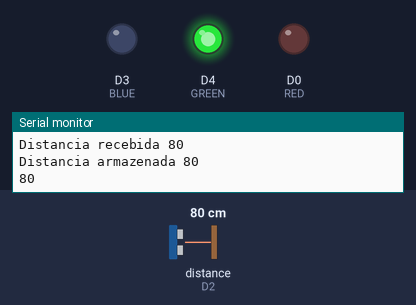
A sketch run on a simulated ESP8266 (NodeMCU). On the bench: output pins drawn as LEDs (lit = HIGH), the last lines printed to the serial monitor. The test bench sets the inputs (shaded band); at power-on: distance to the obstacle (sensor on D2) 80 cm. WiFi joins after 1.5 s; servers stay silent unless stated; no MQTT or app messages arrive unless stated.

Above: at 2.7 s.
2.8 s: distance to the obstacle (sensor on D2) set to 23 cm
4.7 s: distance to the obstacle (sensor on D2) set to 18 cm
At 6.8 s:
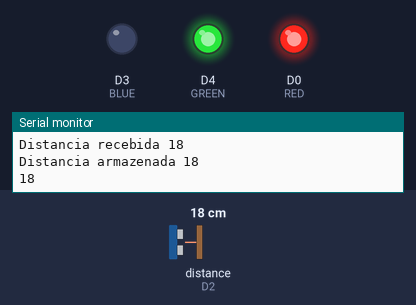
7.1 s: distance to the obstacle (sensor on D2) set to 12 cm
8.8 s: distance to the obstacle (sensor on D2) set to 9 cm
At 10.4 s:
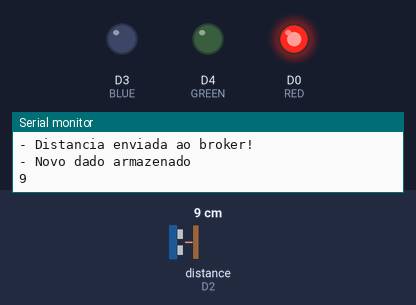
11.1 s: distance to the obstacle (sensor on D2) set to 35 cm
At 12.2 s:
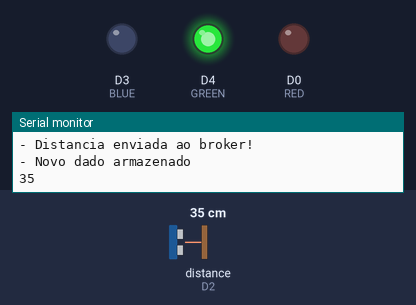
13.1 s: distance to the obstacle (sensor on D2) set to 2 cm
At 14.0 s:
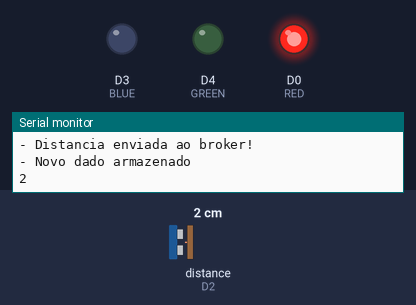
Timing chart, 0 to 16.1 s (numbered marks = the images above; inputs shaded):
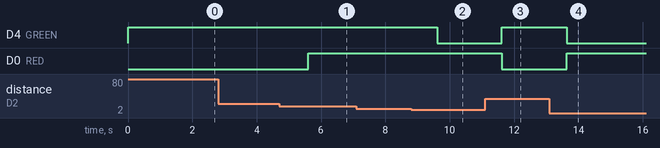

The sketch:

MQTT_server.ino
```cpp
#include <ESP8266WiFi.h> // Importa a Biblioteca ESP8266WiFi
#include <PubSubClient.h> // Importa a Biblioteca PubSubClient
#include <Ultrasonic.h>

Ultrasonic ultrasonic(5, 4);
long distancia;

#define TOPICO_PUBLISH   "MQTTReceiveDistance"    //tópico MQTT de envio de informações para Broker

#define ID_MQTT  "HomeAut"

int lastCollectedData = 0;

int RED = D0;
int GREEN = D4;
int BLUE = D3;

const char* SSID = "GOMES";
const char* PASSWORD = "00888050267";

const char* BROKER_MQTT = "mqtt.eclipse.org";
int BROKER_PORT = 1883;

WiFiClient espClient;
PubSubClient MQTT(espClient);


void initSerial();
void initWiFi();
void initMQTT();
void reconectWiFi();
void VerificaConexoesWiFIEMQTT(void);
void InitOutput(void);

void setup() {
  InitOutput();
    initSerial();
    initWiFi();
    initMQTT();
}

void initSerial()
{
    Serial.begin(115200);
}

void initWiFi()
{
    delay(10);
    Serial.println("------Conexao WI-FI------");
    Serial.print("Conectando-se na rede: ");
    Serial.println(SSID);
    Serial.println("Aguarde");

    reconectWiFi();
}

void initMQTT()
{
    MQTT.setServer(BROKER_MQTT, BROKER_PORT);
}


void reconnectMQTT()
{
    while (!MQTT.connected())
    {
        Serial.print("* Tentando se conectar ao Broker MQTT: ");
        Serial.println(BROKER_MQTT);
        if (MQTT.connect(ID_MQTT))
        {
            Serial.println("Conectado com sucesso ao broker MQTT!");
        }
        else
        {
            Serial.println("Falha ao reconectar no broker.");
            Serial.println("Havera nova tentatica de conexao em 2s");
            delay(2000);
        }
    }
}

void reconectWiFi()
{
    if (WiFi.status() == WL_CONNECTED)
        return;

    WiFi.begin(SSID, PASSWORD); // Conecta na rede WI-FI

    while (WiFi.status() != WL_CONNECTED)
    {
        delay(100);
        Serial.print(".");
    }

    Serial.println();
    Serial.print("Conectado com sucesso na rede ");
    Serial.print(SSID);
    Serial.println("IP obtido: ");
    Serial.println(WiFi.localIP());
}

void VerificaConexoesWiFIEMQTT(void)
{
    if (!MQTT.connected())
        reconnectMQTT(); //se não há conexão com o Broker, a conexão é refeita

     reconectWiFi(); //se não há conexão com o WiFI, a conexão é refeita
}

void VerifyCollectedData(int distance)
{
  Serial.print("Distancia recebida ");
  Serial.println(distance);

  Serial.print("Distancia armazenada ");
  Serial.println(lastCollectedData);

  if( distance > lastCollectedData + 1 ){
    Serial.println("- Distancia enviada ao broker!");
    MQTT.publish(TOPICO_PUBLISH, String(distancia).c_str());
    Serial.println("- Novo dado armazenado");
    lastCollectedData = distance;
  }

  if( distance < lastCollectedData - 1){
    Serial.println("- Distancia enviada ao broker!");
    MQTT.publish(TOPICO_PUBLISH, String(distancia).c_str());
    Serial.println("- Novo dado armazenado");
    lastCollectedData = distance;
  }

}


void EnviaEstadoOutputMQTT(void)
{

  distancia = ultrasonic.Ranging(CM);
  Serial.print(distancia);
  Serial.println("cm");

  VerifyCollectedData(distancia);

  if (distancia <= 10){
    analogWrite(RED, 255);
    analogWrite(GREEN, 0);
    analogWrite(BLUE, 0);
  } else if ( distancia > 10 && distancia <= 20 ){
     analogWrite(RED, 255);
     analogWrite(GREEN, 255);
     analogWrite(BLUE, 0);
  }else{
    analogWrite(RED, 0);
    analogWrite(GREEN, 255);
    analogWrite(BLUE, 0);
  }
  Serial.println(distancia);
  delay(1000);


}

void InitOutput(void)
{
    //IMPORTANTE: o Led já contido na placa é acionado com lógica invertida (ou seja,
    //enviar HIGH para o output faz o Led apagar / enviar LOW faz o Led acender)
    pinMode(RED, OUTPUT);
    pinMode(GREEN, OUTPUT);
    pinMode(BLUE, OUTPUT);

    analogWrite(RED, 0);
    analogWrite(GREEN, 255);
    analogWrite(BLUE, 0);
}


void loop() {
      //garante funcionamento das conexões WiFi e ao broker MQTT
    VerificaConexoesWiFIEMQTT();

    //envia o status de todos os outputs para o Broker no protocolo esperado
    EnviaEstadoOutputMQTT();

    //keep-alive da comunicação com broker MQTT
    MQTT.loop();
}
```

Measured:
- the behaviour switches between 21 and 20 cm on distance to the obstacle (sensor on D2) (found by bisection; images 0 and 1)
- the behaviour switches between 11 and 10 cm on distance to the obstacle (sensor on D2) (found by bisection; images 1 and 2)
- after the input at 4.7 s, D0 (RED): LOW → HIGH after 0.90 s
- after the input at 8.8 s, D4 (GREEN): HIGH → LOW after 0.82 s
- after the input at 11.1 s, D4 (GREEN): LOW → HIGH after 0.52 s; D0 (RED): HIGH → LOW after 0.52 s
- after the input at 13.1 s, D4 (GREEN): HIGH → LOW after 0.53 s; D0 (RED): LOW → HIGH after 0.53 s
